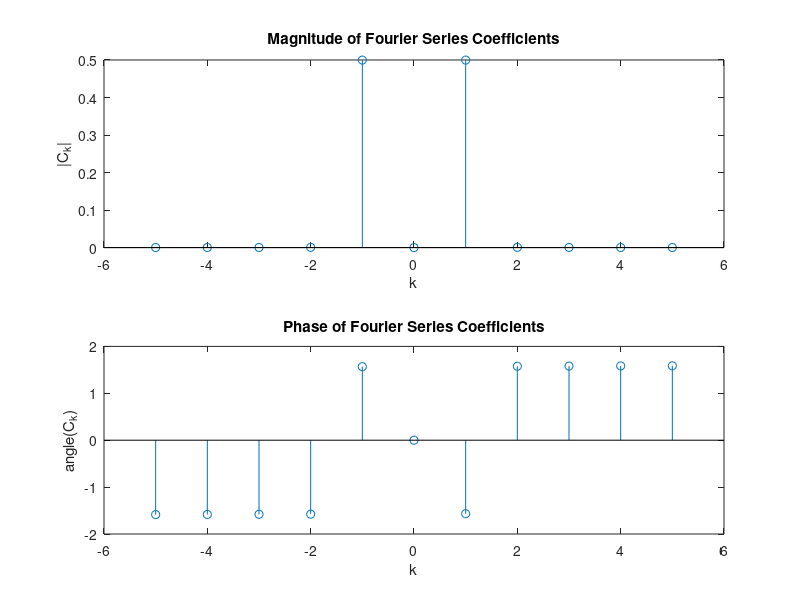
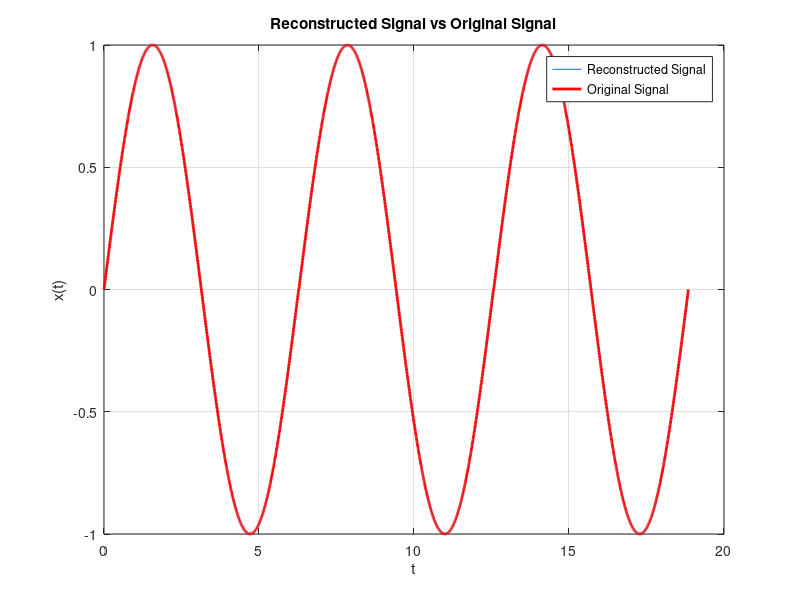

Write the MATLAB code that produced these figures, in order.
clf; % clear figure
function [Ck]=fourier_series_exp(x,t,Nk,p)
    dT=t(2)-t(1); % calc dT
    T= dT*length(t); % calc T
    w0=2*pi/T;   % calc w0
    if nargin <2 % handle input / default values
        error('Not enough input argument!')
    elseif nargin == 2
        Nk=21;   
        p=0;      
    elseif nargin ==3
        p=0;      
    end
    k=-floor(Nk/2):floor(Nk/2); % calc k
    Ck = zeros(1, length(k)); % Preallocate Ck
    for i = 1:length(k)
        Ck(i) = trapz(t, x .* exp(-1j * k(i) * w0 * t)) * (1/T); % calc fourier coefficients
    end 
    for i = 1:length(k)
            fprintf("%d: %.6f+%fj", i, real(Ck(i)), imag(Ck(i))); % print formatted
            if mod(i, 5) == 0
                fprintf("\n");
            elseif i == length(k)
                fprintf("\n");
            else
                fprintf(", ");
            end
    end
    if p==1
        subplot(2,1,1);
        stem(k,abs(Ck));         % plot abs(Ck) vs k and angle(Ck) vs k
        xlabel('k');
        ylabel('|C_k|');
        title('Magnitude of Fourier Series Coefficients');
        subplot(2,1,2);
        stem(k,angle(Ck)); % plot phase
        xlabel('k');
        ylabel('angle(C_k)');
        title('Phase of Fourier Series Coefficients');
        figure; % plot 3 cycles of the signal 'x' and the reconstructed signal
        t_extended = linspace(min(t),3*max(t),3*length(t)); % 3 periods
        x_reconstructed = zeros(1,length(t_extended)); % initialize reconstruction
        for i = 1:length(k)
            x_reconstructed = x_reconstructed + Ck(i)*exp(1j*k(i)*w0*t_extended); % reconstruct signal
        end
        plot(t_extended,real(x_reconstructed)); % plot reconstructed
        hold on;
        plot(t_extended, [x, x, x],'r', 'LineWidth', 2); % plot signal for e^-x in this case
        xlabel('t');
        ylabel('x(t)');
        title('Reconstructed Signal vs Original Signal');
        legend('Reconstructed Signal', 'Original Signal');
        grid on;
    end
end
t = linspace(0, 2*pi, 1000);  % Generate a sample signal
x = sin(t);                   % Signal
Ck_default = fourier_series_exp(x, t); % Call the function with default arguments
Ck_custom_Nk = fourier_series_exp(x, t, 10); % specify the number of Fourier coefficients
Ck_custom_Nk_plot = fourier_series_exp(x, t, 11, 1); % specify the number of Fourier coefficients and plotting option
